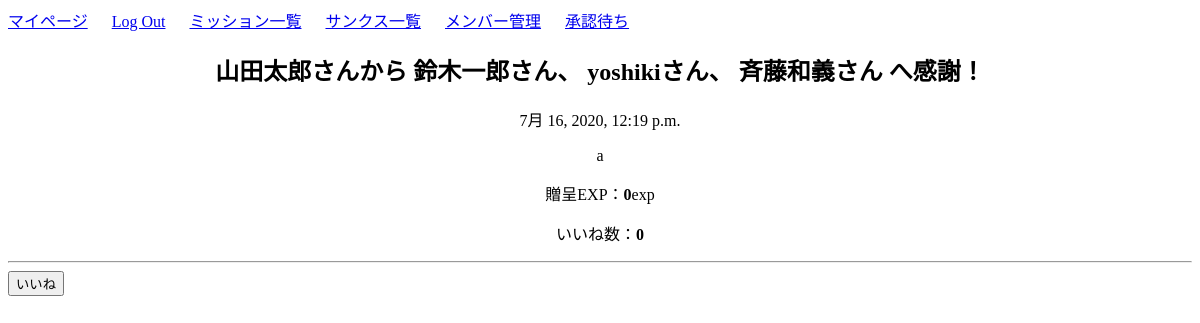
Page /thanks/27/ (signed in) on the committed database.
### thanks/models.py (models this page shows, shortened)
class Thanks(models.Model):
    giver = models.ForeignKey(User, on_delete=models.CASCADE)           # 感謝をする人
    recipients = models.ManyToManyField(Profile)                        # 感謝される人
    content = models.TextField()                                        # 内容
    good_count = models.IntegerField(default=0)                         # いいね数
    date_posted = models.DateTimeField(default=timezone.now)            # 投稿された時間
    approval = models.IntegerField(choices=EXAMPLE_APPROVAL, default=0) # 承認 (済み/待ち)
    reward_exp = models.IntegerField(default=0)                         # 贈呈されるexp

### user/models.py (models this page shows, shortened)
class Profile(models.Model):
    user = models.OneToOneField(User, on_delete=models.CASCADE)
    kubun = models.CharField(verbose_name='区分',
                             max_length=2,
                             choices=KUBUN_CHOICES,
                             blank=True)
    exp_total = models.IntegerField(verbose_name='経験値', default=10)
    mission_create_count = models.IntegerField(default=0)  # ミッション作成回数
    my_success_count = models.IntegerField(default=0)      # 自ら作成したミッションの達成数
    join_count = models.IntegerField(default=0)            # ミッション参加回数
    team_success_count = models.IntegerField(default=0)    # 参加したミッションの達成回数
    thanks_count = models.IntegerField(default=0)          # 感謝した回数
    thanked_count = models.IntegerField(default=0)         # 感謝された回数

### thanks/views.py (the view)
# urls.py: path('thanks/<int:pk>/', views.ThanksDetailView.as_view(), name='thanks-detail'),
class ThanksDetailView(DetailView, ModelFormMixin):
    model = Thanks
    template_name = 'thanks/thanks_detail.html'
    fields = ()
    def get_context_data(self, **kwargs):
        context = super(ThanksDetailView, self).get_context_data(**kwargs)
        profile = Profile.objects.get(user=self.request.user)
        context['profile'] = profile
        context.update({
            'form': ThanksApprovalForm(**self.get_form_kwargs()),
        })
        return context

### exp/forms.py
class ThanksApprovalForm(forms.ModelForm):
    class Meta:
        model = Thanks
        fields = [
            'reward_exp',
        ]

### thanks/templates/thanks/thanks_detail.html (shortened to what this page needs)
{% extends 'mission/base.html' %}
{% block body %}
<center>
    <h2><b>{{ object.giver }}さん</b>から
    <b>
        {% for recipient in object.recipients.all %}
            {% if forloop.last %}
                {{ recipient.user }}さん
            {% else %}
                {{ recipient.user }}さん、
            {% endif %}
        {% endfor %}
    </b>へ感謝！</h2>
    <p>{{ object.date_posted }}</p>
    <p>{{ object.content }}</p>
    <p>贈呈EXP：<b>{{ object.reward_exp }}</b>exp</p>
    <p>いいね数：<b>{{ object.good_count }}</b></p>
</center>
<hr>
{% if request.user == object.giver and object.get_approval_display == '承認待ち' %}
    <form action="{% url 'thanks-update' object.pk %}">
        {% csrf_token %}
        <input type="submit" value="内容修正">
    </form>
{% else %}
    <form action="{% url 'thanks-good' object.pk %}">
        <input type="submit" value="いいね">
    </form>
    <br>
{% endif %}
<br>
{% endblock body %}

### rows in the picture
Thanks: giver "山田太郎", date_posted "7月 16, 2020, 12:19 p.m.", content "a", reward_exp "0", good_count "0"
Profile: user "鈴木一郎"
Profile: user "yoshiki"
Profile: user "斉藤和義"
